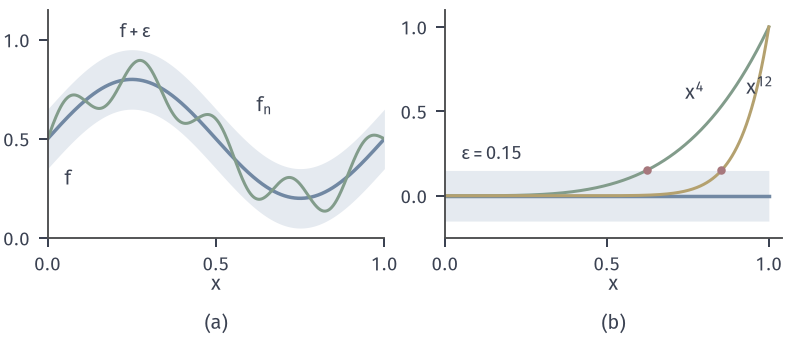

Write the Python code that produced this figure.
from pathlib import Path
import sys
ROOT = next(p for p in Path(__file__).resolve().parents if (p/"build.sh").is_file() and (p/"tex/book.tex").is_file())
sys.path.insert(0, str(ROOT/"figures/00-shared/mathematical-preliminaries-upper/00-shared/comprehension-figures"))
from support import figure, save, BLUE, GREEN, YELLOW, RED, PURPLE, INK, MUTED, GRID, BLUE_FILL, GREEN_FILL, YELLOW_FILL, RED_FILL, PURPLE_FILL
import numpy as np

def panel_labels(fig, axes, y=.02):
    for ax, s in zip(axes, "(a) (b) (c)".split()):
        q = ax.get_position(); fig.text((q.x0+q.x1)/2, y, s, ha="center", va="bottom")

# Band around f=0.5+0.3 sin(2 pi x) of half width 0.15 containing f_n=f+0.1 sin(9 pi x); x^4 and x^12 leaving the zero band.
fig, axes = figure(width_mm=112, height_mm=48, ncols=2)
fig.set_layout_engine(None)
fig.subplots_adjust(left=.06, right=.985, top=.97, bottom=.3, wspace=.18)
x = np.linspace(0, 1, 800); e = .15; ax = axes[0]
f = .5+.3*np.sin(2*np.pi*x)
ax.fill_between(x, f-e, f+e, color=BLUE_FILL, lw=0)
ax.plot(x, f, color=BLUE, lw=1.4)
ax.plot(x, f+.1*np.sin(9*np.pi*x), color=GREEN, lw=1.2)
ax.text(.26, .99, '$f+\\varepsilon$', ha='center', va='bottom', fontsize=7.5)
ax.text(.62, .62, '$f_n$', ha='left', va='bottom')
ax.text(.05, .3, '$f$', ha='left', va='center')
ax.set_xlim(0, 1); ax.set_ylim(0, 1.15); ax.set_xticks([0, .5, 1]); ax.set_yticks([0, .5, 1]); ax.set_xlabel('$x$', labelpad=0)
ax = axes[1]
ax.fill_between(x, -e, e, color=BLUE_FILL, lw=0)
ax.plot(x, 0*x, color=BLUE, lw=1.4)
for n, c, t in ((4, GREEN, .8), (12, YELLOW, .93)):
    ax.plot(x, x**n, color=c, lw=1.2)
    x0 = e**(1/n); ax.plot([x0], [e], 'o', ms=3.4, color=RED, mew=0)
ax.text(.8, .57, '$x^4$', ha='right')
ax.text(.93, .6, '$x^{12}$', ha='left')
ax.text(.05, .19, r'$\varepsilon=0.15$', ha='left', va='bottom', fontsize=7.5)
ax.set_xlim(0, 1.04); ax.set_ylim(-.25, 1.1); ax.set_xticks([0, .5, 1]); ax.set_yticks([0, .5, 1]); ax.set_xlabel('$x$', labelpad=0)
panel_labels(fig, axes)
save(fig, Path(__file__).resolve().parent, 'figure', {'formula': 'f=.5+.3sin(2pi x), f_n=f+.1 sin(9 pi x), eps=.15; x^4,x^12 cross eps at eps^(1/n)'})
